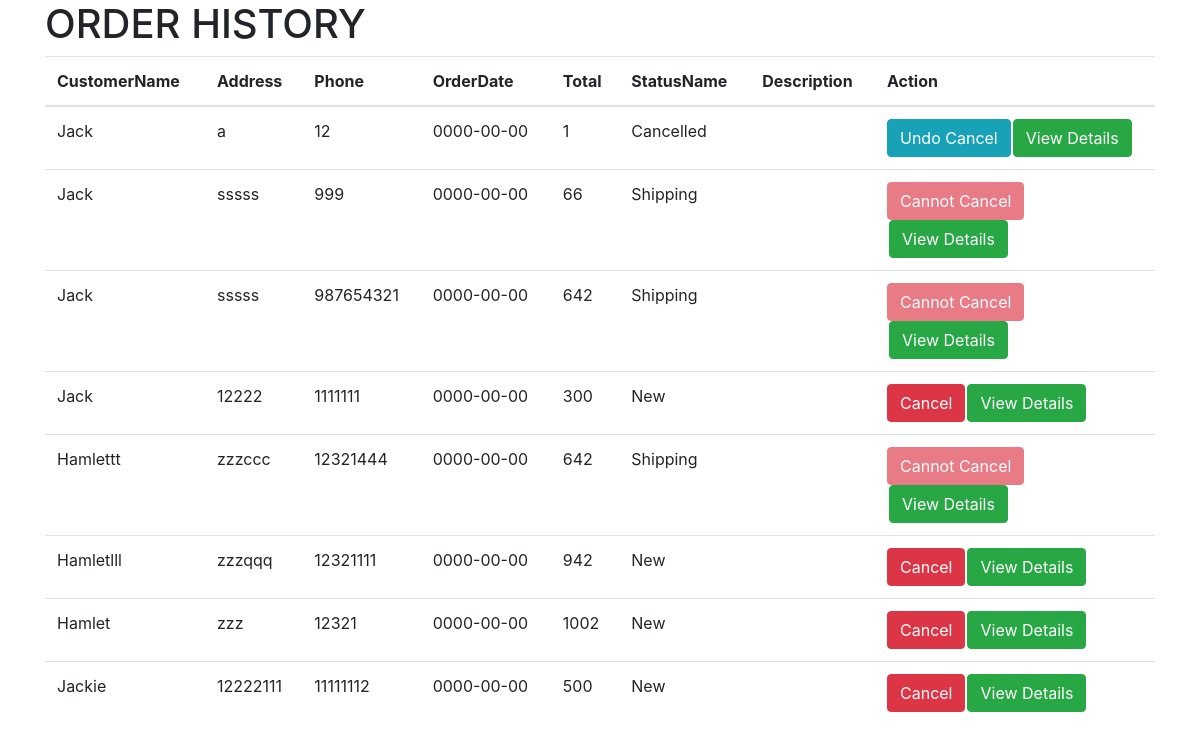
The app's page /View/transactions/orderHistory.php with its own data.
### tables this page shows
CREATE TABLE `orders` (
  `OrderID` int(50) NOT NULL,
  `CustomerID` int(50) NOT NULL,
  `CustomerName` varchar(50) NOT NULL,
  `Address` text NOT NULL,
  `Phone` varchar(12) NOT NULL,
  `OrderDate` date NOT NULL,
  `Total` float NOT NULL,
  `secCode` int(10) NOT NULL,
  `Status` int(10) NOT NULL
);

CREATE TABLE `orderstatus` (
  `orderStatusID` int(11) NOT NULL,
  `statusName` varchar(10) NOT NULL,
  `Description` text NOT NULL
);

### Model/ordersModel.php (called while the page is built, shortened)
<?php
	function getOrderInfoModel($customerID){
		$sql='SELECT * FROM orders, orderstatus WHERE orders.Status = orderstatus.orderStatusID';
		$hostname='localhost';
		$username='root';
		$password='';
		$dbname='myonlineshop';
		$conn=mysqli_connect($hostname, $username, $password, $dbname);
		$result = mysqli_query($conn, $sql);
		$Array = array();
		if (mysqli_num_rows($result)>0) {
			while ($row=mysqli_fetch_assoc($result)) {
				array_push($Array, $row);
			}
		}
		return $Array;
	}
?>

### Controller/transactionController.php (called while the page is built, shortened)
<?php
	function getOrderInfo($customerID) {
		include '../../Model/ordersModel.php';
		$orderInfoArray=getOrderInfoModel($customerID);
		return $orderInfoArray;
	}
?>

### View/transactions/orderHistory.php (the view, shortened to what this page needs)
	<!DOCTYPE html>
<html lang="en">
<head>
  <link href="http://localhost/onlineShop/onlineShop/CSS/bootstrap.min.css" rel="stylesheet">
  <link href="http://localhost/onlineShop/onlineShop/CSS/simple-sidebar.css" rel="stylesheet">
</head>
<body>
        <?php
            $userID = '';
            include '../../Controller/transactionController.php';
            $orderInfoArray = getOrderInfo($userID);
        ?>
        <div class="container">
          <h1>ORDER HISTORY</h1>
          <table class="table">
            <thead>
            	<th>CustomerName</th>
            	<th>Address</th>
            	<th>Phone</th>
            	<th>OrderDate</th>
            	<th>Total</th>
              	<th>StatusName</th>
              	<th>Description</th>
              	<th>Action</th>
            </thead>
            <tbody>
              <?php
                for ($i=0; $i < count($orderInfoArray); $i++) {
                    echo "<tr>";
                    echo "<td>".$orderInfoArray[$i]['CustomerName']."</td>";
                    echo "<td>".$orderInfoArray[$i]['Address']."</td>";
                    echo "<td>".$orderInfoArray[$i]['Phone']."</td>";
                    echo "<td>".$orderInfoArray[$i]['OrderDate']."</td>";
                    echo "<td>".$orderInfoArray[$i]['Total']."</td>";
                    echo "<td>".$orderInfoArray[$i]['statusName']."</td>";
                    echo "<td>".$orderInfoArray[$i]['Description']."</td>";
                    if($orderInfoArray[$i]['Status']==0){
                      echo '<td style="width: 280px" class="actionButton">'.'<a href="http://localhost/onlineShop/onlineShop/Controller/transactionController.php?id='.$orderInfoArray[$i]['OrderID'].'&action=cancel"><button type="button" class="btn btn-danger">Cancel</button></a>';
                    }
                    else if($orderInfoArray[$i]['Status']==2){
                      echo '<td style="width: 280px" class="actionButton">'.'<a href="http://localhost/onlineShop/onlineShop/Controller/transactionController.php?id='.$orderInfoArray[$i]['OrderID'].'&action=undoCancel"><button type="button" class="btn btn-info">Undo Cancel</button></a>';
                    }
                    else{
                      echo '<td style="width: 280px" class="actionButton">'.'<a href="http://localhost/onlineShop/onlineShop/Controller/transactionController.php?id='.$orderInfoArray[$i]['OrderID'].'&action=cancel"><button type="button" class="btn btn-danger" disabled="">Cannot Cancel</button></a>';
                    }
                    echo '<a href="http://localhost/onlineShop/onlineShop/View/transactions/orderDetails.php?id='.$orderInfoArray[$i]['OrderID'].'"><button type="button" style= "margin-left:2px;" class="btn btn-success">View Details</button></a>'."</td>";
                    echo "</tr>";
                }
              ?>
            </tbody>
        </table>
        </div>
</body>
</html>

### records on screen
orders: CustomerName "Jack", Address "a", Phone "12", OrderDate "0000-00-00", Total "1", orderstatus.statusName "Cancelled"
orders: CustomerName "Jack", Address "sssss", Phone "999", OrderDate "0000-00-00", Total "66", orderstatus.statusName "Shipping"
orders: CustomerName "Jack", Address "sssss", Phone "987654321", OrderDate "0000-00-00", Total "642", orderstatus.statusName "Shipping"
orders: CustomerName "Jack", Address "12222", Phone "1111111", OrderDate "0000-00-00", Total "300", orderstatus.statusName "New"
orders: CustomerName "Hamlettt", Address "zzzccc", Phone "12321444", OrderDate "0000-00-00", Total "642", orderstatus.statusName "Shipping"
orders: CustomerName "Hamletlll", Address "zzzqqq", Phone "12321111", OrderDate "0000-00-00", Total "942", orderstatus.statusName "New"
orders: CustomerName "Hamlet", Address "zzz", Phone "12321", OrderDate "0000-00-00", Total "1002", orderstatus.statusName "New"
orders: CustomerName "Jackie", Address "12222111", Phone "11111112", OrderDate "0000-00-00", Total "500", orderstatus.statusName "New"
